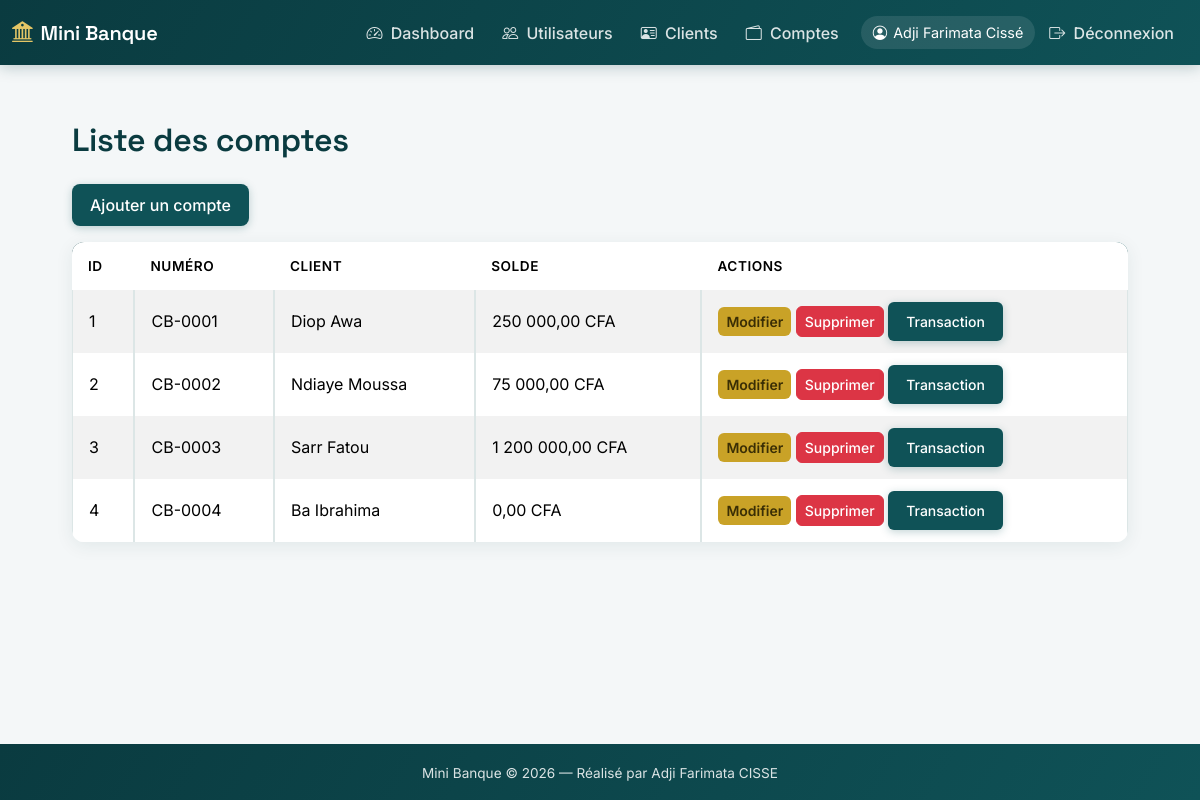
/index.php?page=comptes (signed in), run on the app's committed database.
### tables this page shows
CREATE TABLE `comptes` (
  `id`          INT UNSIGNED NOT NULL AUTO_INCREMENT,
  `numero`      VARCHAR(30)  NOT NULL,
  `client_id`   INT UNSIGNED NOT NULL,
  `solde`       DECIMAL(14,2) NOT NULL DEFAULT 0,
  `created_at`  TIMESTAMP NOT NULL DEFAULT CURRENT_TIMESTAMP,
  PRIMARY KEY (`id`),
  UNIQUE KEY `uniq_numero` (`numero`),
  KEY `idx_client` (`client_id`),
  CONSTRAINT `fk_compte_client`
    FOREIGN KEY (`client_id`) REFERENCES `clients` (`id`)
    ON DELETE RESTRICT ON UPDATE CASCADE
);

CREATE TABLE `clients` (
  `id`          INT UNSIGNED NOT NULL AUTO_INCREMENT,
  `nom`         VARCHAR(100) NOT NULL,
  `prenom`      VARCHAR(100) NOT NULL,
  `telephone`   VARCHAR(30)  NOT NULL,
  `age`         TINYINT UNSIGNED NOT NULL,
  `created_at`  TIMESTAMP NOT NULL DEFAULT CURRENT_TIMESTAMP,
  PRIMARY KEY (`id`)
);

### comptes.php (the view, shortened to what this page needs)
<?php
include "db.php";
$comptes = $pdo->query("
    SELECT comptes.id, comptes.numero, comptes.solde, clients.nom, clients.prenom
    FROM comptes
    LEFT JOIN clients ON comptes.client_id = clients.id
    ORDER BY comptes.id ASC
")->fetchAll(PDO::FETCH_ASSOC);
?>
<!DOCTYPE html>
<html lang="en">
<head>
    <link href="https://cdn.jsdelivr.net/npm/bootstrap@5.3.2/dist/css/bootstrap.min.css" rel="stylesheet">
    <link href="https://cdn.jsdelivr.net/npm/bootstrap-icons@1.11.1/font/bootstrap-icons.css" rel="stylesheet">
    <link rel="stylesheet" href="style.css">
</head>
<body>
    <?php include "navbar.php"; ?>
    <div class="container mt-5">
    <h2>Liste des comptes</h2>
    <a href="AjoutCompte.php" class="btn btn-purple mb-3">Ajouter un compte</a>
    <table class="table table-bordered table-striped">
        <thead class="bg-purple text-white">
            <tr>
                <th>ID</th>
                <th>Numéro</th>
                <th>Client</th>
                <th>Solde</th>
                <th>Actions</th>
            </tr>
        </thead>
        <tbody>
            <?php foreach($comptes as $c): ?>
            <tr>
                <td><?= $c['id']; ?></td>
                <td><?= $c['numero']; ?></td>
                <td><?= $c['nom']." ".$c['prenom']; ?></td>
                <td><?= number_format($c['solde'],2,","," "); ?> CFA</td>
                <td>
                    <a href="ModifCompte.php?id=<?= $c['id']; ?>" class="btn btn-warning btn-sm">Modifier</a>
                    <a href="SuppCompte.php?id=<?= $c['id']; ?>" class="btn btn-danger btn-sm">Supprimer</a>
                    <a href="TransactionCompte.php?id=<?= $c['id']; ?>" class="btn btn-purple btn-sm">Transaction</a>
                </td>
            </tr>
            <?php endforeach; ?>
        </tbody>
    </table>
</div>
<?php include "footer.php"; ?>
</body>
</html>

### index.php (shortened to what this page needs)
<?php
$page = isset($_GET['page']) ? $_GET['page'] : 'home';
switch($page){
    case 'comptes': include "comptes.php"; break;
}
?>

### navbar.php (shortened to what this page needs)
<nav class="navbar navbar-expand-lg navbar-dark bg-purple sticky-top">
  <div class="container-fluid">
    <a class="navbar-brand" href="index.php?page=home">
      <i class="bi bi-bank2"></i> Mini Banque
    </a>
    <div class="collapse navbar-collapse" id="navbarNav">
      <ul class="navbar-nav ms-auto align-items-lg-center">
        <?php if(isset($_SESSION['user'])): ?>
          <li class="nav-item"><a class="nav-link" href="index.php?page=TabDeBord"><i class="bi bi-speedometer2"></i> Dashboard</a></li>
          <li class="nav-item"><a class="nav-link" href="index.php?page=utilisateurs"><i class="bi bi-people"></i> Utilisateurs</a></li>
          <li class="nav-item"><a class="nav-link" href="index.php?page=clients"><i class="bi bi-person-vcard"></i> Clients</a></li>
          <li class="nav-item"><a class="nav-link" href="index.php?page=comptes"><i class="bi bi-wallet2"></i> Comptes</a></li>
          <li class="nav-item ms-lg-2">
            <span class="navbar-user"><i class="bi bi-person-circle"></i> <?= htmlspecialchars($_SESSION['user']['nom']); ?></span>
          </li>
          <li class="nav-item">
            <a class="nav-link btn-logout" href="ControlConnexion.php?logout=1"><i class="bi bi-box-arrow-right"></i> Déconnexion</a>
          </li>
        <?php else: ?>
          <li class="nav-item"><a class="nav-link" href="index.php?page=connexion"><i class="bi bi-box-arrow-in-right"></i> Connexion</a></li>
        <?php endif; ?>
      </ul>
    </div>
  </div>
</nav>

### footer.php
<footer class="app-footer">
    <small>Mini Banque &copy; <?= date("Y"); ?> — Réalisé par Adji Farimata CISSE</small>
</footer>

### style.css (style rules this page uses)
:root { --teal-dark: #0A3B40; --teal: #0F5257; --teal-tint: #E7F0EF; --gold: #C9A227; --gold-soft: #E4C666; --bg: #F4F7F8; --ink: #1B1B1B; --ink-soft: #5B6B6D; --line: #DCE6E6; --radius: 12px; --purple: var(--teal); --purple-dark: var(--teal-dark); }
* { box-sizing: border-box; }
body { background: var(--bg); color: var(--ink); font-family: 'Inter', sans-serif; min-height: 100vh; }
h1, h2, h3, h4, h5, .navbar-brand { font-family: 'Space Grotesk', sans-serif; font-weight: 600; letter-spacing: -0.01em; }
h2 { color: var(--teal-dark); margin-bottom: 24px; display: flex; align-items: center; gap: 10px; }
.navbar.bg-purple { background: linear-gradient(120deg, var(--teal-dark), var(--teal)) !important; box-shadow: 0 2px 14px rgba(10, 59, 64, 0.25); padding-top: 12px; padding-bottom: 12px; }
.navbar-brand { font-size: 1.25rem; color: #fff !important; display: flex; align-items: center; gap: 8px; }
.navbar-brand i { color: var(--gold-soft); font-size: 1.3rem; }
.navbar .nav-link { color: rgba(255,255,255,0.85) !important; font-weight: 500; padding: 8px 14px !important; border-radius: 8px; transition: background 0.2s ease, color 0.2s ease; }
.navbar .nav-link i { margin-right: 4px; }
.navbar-user { color: #fff; font-size: 0.9rem; padding: 6px 12px; background: rgba(255,255,255,0.1); border-radius: 20px; display: inline-flex; align-items: center; gap: 6px; }
.btn-logout { color: var(--gold-soft) !important; }
.btn-purple { background-color: var(--teal); color: #fff; border: none; border-radius: 8px; padding: 9px 18px; font-weight: 600; transition: all 0.2s ease; box-shadow: 0 2px 8px rgba(15, 82, 87, 0.25); }
.btn { border-radius: 8px; font-weight: 500; }
.btn-warning { background-color: var(--gold); border: none; color: #3a2e05; font-weight: 600; }
.btn-danger { border-radius: 8px; }
.btn-sm { border-radius: 6px; }
.table { background: #fff; border-radius: var(--radius); overflow: hidden; box-shadow: 0 4px 18px rgba(10, 59, 64, 0.08); border-collapse: separate; border-spacing: 0; }
.table thead.bg-purple, .table thead { background: linear-gradient(120deg, var(--teal-dark), var(--teal)) !important; color: #fff; }
.table thead th { border: none; font-weight: 600; font-size: 0.85rem; text-transform: uppercase; letter-spacing: 0.04em; padding: 14px 16px; }
.table td { padding: 12px 16px; vertical-align: middle; border-color: var(--line); }
.table-striped tbody tr:nth-of-type(odd) { background-color: var(--teal-tint); }
.container { max-width: 1080px; }
.container.mt-5 { padding-top: 8px; padding-bottom: 60px; }
.app-footer { background: linear-gradient(120deg, var(--teal-dark), var(--teal)); color: rgba(255,255,255,0.85); text-align: center; padding: 16px; margin-top: 60px; }
.app-footer small { font-size: 0.85rem; }
html, body { height: 100%; }
body { display: flex; flex-direction: column; }
.app-footer { margin-top: auto; }

### data on the page
comptes: id "1", numero "CB-0001", client.nom "Diop", client.prenom "Awa", solde "250 000,00"
comptes: id "2", numero "CB-0002", client.nom "Ndiaye", client.prenom "Moussa", solde "75 000,00"
comptes: id "3", numero "CB-0003", client.nom "Sarr", client.prenom "Fatou", solde "1 200 000,00"
comptes: id "4", numero "CB-0004", client.nom "Ba", client.prenom "Ibrahima", solde "0,00"

### other printed values
$_SESSION['user']['nom'] "Adji Farimata Cissé"
